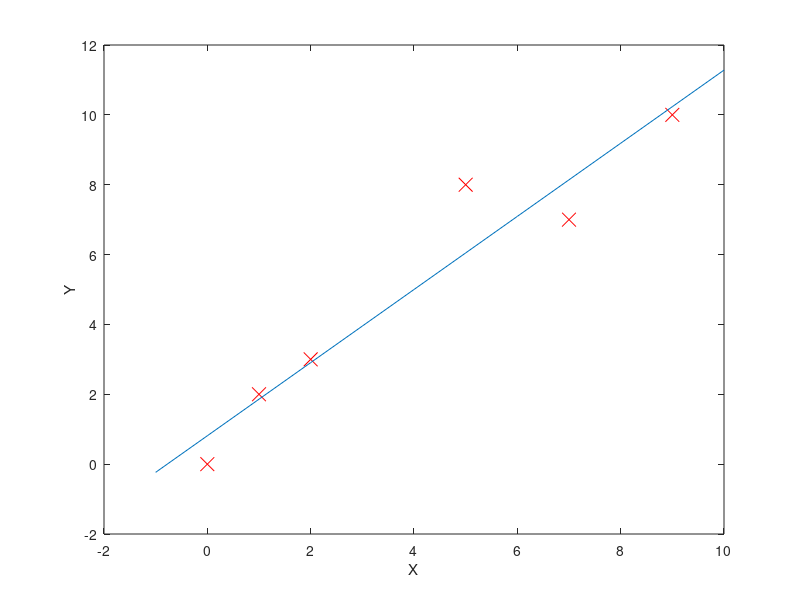

Here is the MATLAB script that generated this plot:
% ======== linearRegression ========
% This script finds a line equation that best aproximates based on an example dataset, and plots the
% resulting function.
% 
% There are three main steps to the logistic regression process:
%   1. Consider the equation of MSE (mean square error)
%   2. Substitute the values of dataset on line equation
%   3. The MSE equation has partial derivates related to "a" and "b" equals 0 
% in order to find minimize sum. So, values of "a" and "b" can be found by simple equation system
%
% Once the linear regression has been finished this script performs the following:
%   1. Generates a plot showing the dataset
%   2. Draws a line equation that describes the dataset
%   3. Evaluates the MSE of the dataset.

% Author: Diego Alves     Date: 2016/09/18 22:00:00 

clear
% Dataset
data = [0 0;1 2;2 3;5 8;7 7;9 10];
% prepare data before system equation solve
X = data(:,1)
Y = data(:,2)
N = length(X)
somaX=sum(X)
somaY=sum(Y)
Xquad = X.^2
somaXquad = sum(Xquad)
somaXY= sum(X.*Y)
% system equation to find "a" and "b"
A = [N somaX;somaX somaXquad]
B = [somaY;somaXY]
Z = linsolve(A,B)
b = Z(1)
a = Z(2)
% Calculating MSE
yi = (a*X+b);
errors = bsxfun(@minus, Y, yi);
mse = mean(errors .^ 2);
% Plot points (x,y)
plot(X,Y, 'rx', 'Markersize', 10);
xlabel('X');
ylabel('Y');
hold on;
% Plot line equation found
x = -1:10;
y = a*x + b;
plot(x,y)